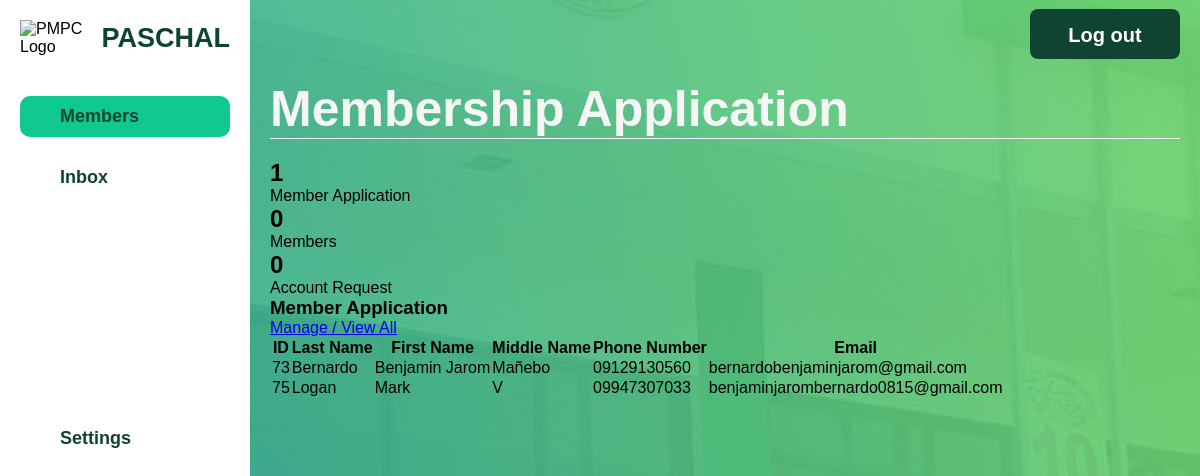
Page /membership/membership-app.php on the earlier database version.
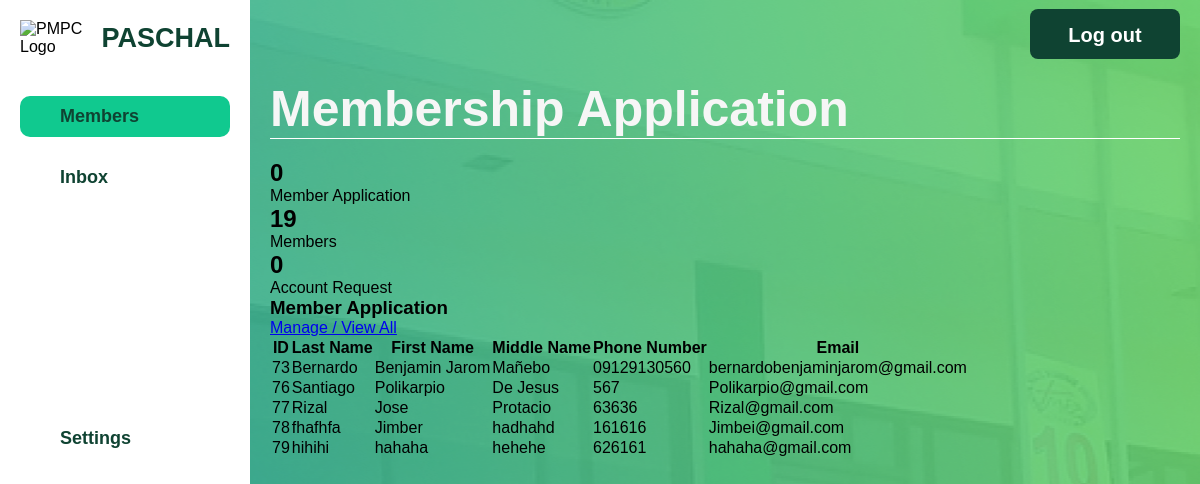
Same page on the later database version.
### tables this page shows
CREATE TABLE `member_credentials` (
  `MemberID` int(11) NOT NULL,
  `Username` varchar(50) NOT NULL,
  `Email` varchar(100) NOT NULL,
  `Password` varchar(255) NOT NULL
);

CREATE TABLE `signupform` (
  `MemberID` int(11) NOT NULL,
  `FirstName` varchar(50) NOT NULL,
  `LastName` varchar(50) NOT NULL,
  `MiddleName` varchar(50) DEFAULT NULL,
  `Sex` enum('Male','Female','Other') NOT NULL,
  `AddressID` int(11) DEFAULT NULL,
  `TINNumber` varchar(15) DEFAULT NULL,
  `Birthday` date DEFAULT NULL,
  `ContactNo` varchar(15) NOT NULL
);

### html/membership/membership-app.php (the view, shortened to what this page needs)
<?php
$servername = "localhost";
$dbUsername = "root";
$dbPassword = "";
$dbname = "pmpc";
$conn = new mysqli($servername, $dbUsername, $dbPassword, $dbname);
$totalMembersQuery = "SELECT COUNT(*) as total FROM member WHERE MembershipStatus = 'Active'";
$totalMembersResult = $conn->query($totalMembersQuery);
$totalMembers = $totalMembersResult->fetch_assoc()['total'];
$activeMemberApplicationsQuery = "SELECT COUNT(*) as total FROM membership_application WHERE Status = 'In Progress'";
$activeMemberApplicationsResult = $conn->query($activeMemberApplicationsQuery);
$activeMemberApplications = $activeMemberApplicationsResult->fetch_assoc()['total'];
$accountRequestsQuery = "SELECT COUNT(*) as total FROM Account_request";
$accountRequestsResult = $conn->query($accountRequestsQuery);
$accountRequests = $accountRequestsResult->fetch_assoc()['total'];
$membersQuery = "
    SELECT
        mc.MemberID,
        sf.LastName,
        sf.FirstName,
        sf.MiddleName,
        sf.ContactNo,
        mc.Email
    FROM
        member_credentials mc
    JOIN
        signupform sf
    ON
        mc.MemberID = sf.MemberID
    LIMIT 5
";
$membersResult = $conn->query($membersQuery);
?>
<!DOCTYPE html>
<html lang="en">
<head>
    <link rel="stylesheet" href="../../css/admin-members.css">
    <link rel="stylesheet" href="../../css/admin-general.css">
</head>
<body>
    <div class="container">
        <div class="sidebar">
            <div class="logo-container">
                <div class="logo">
                    <img src="../../assets/pmpc-logo.png" alt="PMPC Logo">
                </div>
                <h2 class="pmpc-text">PASCHAL</h2>
            </div>
            <ul class="sidebar-menu">
                <li><a href="membership.php" class="active">Members</a></li>
                <li><a href="membership-inbox.php" >Inbox</a></li>
            </ul>
            <ul class="sidebar-settings">
                <li><a href="admin-settings.html">Settings</a></li>
            </ul>
        </div>
        <div class="main-content">
            <header>
                <h1>Membership Application</h1>
                <button class="logout-button" onclick="redirectToIndex()">Log out</button>
            </header>
            <section class="summary-cards">
                <div class="card" onclick="window.location.href='membership-app.php'">
                    <h2><?php echo $activeMemberApplications; ?></h2>
                    <p>Member Application</p>
                </div>
                <div class="card" onclick="window.location.href='membership.php'">
                    <h2><?php echo $totalMembers; ?></h2>
                    <p>Members</p>
                </div>
                <div class="card" onclick="window.location.href='admin-account-req.php'">
                    <h2><?php echo $accountRequests; ?></h2>
                    <p>Account Request</p>
                </div>
            </section>
            <section class="member-list">
                <div class="table-header">
                    <h3>Member Application</h3>
                    <a href="manage-membership.php" class="manage-link">Manage / View All</a>
                </div>
                <table>
                    <thead>
                        <tr>
                            <th>ID</th>
                            <th>Last Name</th>
                            <th>First Name</th>
                            <th>Middle Name</th>
                            <th>Phone Number</th>
                            <th>Email</th>
                        </tr>
                    </thead>
                    <tbody>
                        <?php
                        if ($membersResult->num_rows > 0) {
                            while ($row = $membersResult->fetch_assoc()) {
                                echo "<tr>";
                                echo "<td>" . htmlspecialchars($row['MemberID']) . "</td>";
                                echo "<td>" . htmlspecialchars($row['LastName']) . "</td>";
                                echo "<td>" . htmlspecialchars($row['FirstName']) . "</td>";
                                echo "<td>" . htmlspecialchars($row['MiddleName']) . "</td>";
                                echo "<td>" . htmlspecialchars($row['ContactNo']) . "</td>";
                                echo "<td>" . htmlspecialchars($row['Email']) . "</td>";
                                echo "</tr>";
                            }
                        } else {
                            echo "<tr><td colspan='6'>No application found.</td></tr>";
                        }
                        ?>
                    </tbody>
                </table>
            </section>
        </div>
    </div>
</body>
</html>

Differences in the rows shown:
no longer on this page (row unchanged): member_credentials: MemberID "75", signupform.LastName "Logan", signupform.FirstName "Mark", signupform.MiddleName "V", signupform.ContactNo "09947307033", Email "benjaminjarombernardo0815@gmail.com"
added member_credentials: MemberID "76", signupform.LastName "Santiago", signupform.FirstName "Polikarpio", signupform.MiddleName "De Jesus", signupform.ContactNo "567", Email "Polikarpio@gmail.com"
added member_credentials: MemberID "77", signupform.LastName "Rizal", signupform.FirstName "Jose", signupform.MiddleName "Protacio", signupform.ContactNo "63636", Email "Rizal@gmail.com"
added member_credentials: MemberID "78", signupform.LastName "fhafhfa", signupform.FirstName "Jimber", signupform.MiddleName "hadhahd", signupform.ContactNo "161616", Email "Jimbei@gmail.com"
added member_credentials: MemberID "79", signupform.LastName "hihihi", signupform.FirstName "hahaha", signupform.MiddleName "hehehe", signupform.ContactNo "626161", Email "hahaha@gmail.com"
Other differences:
$activeMemberApplications: "1" → "0"
$totalMembers: "0" → "19"
